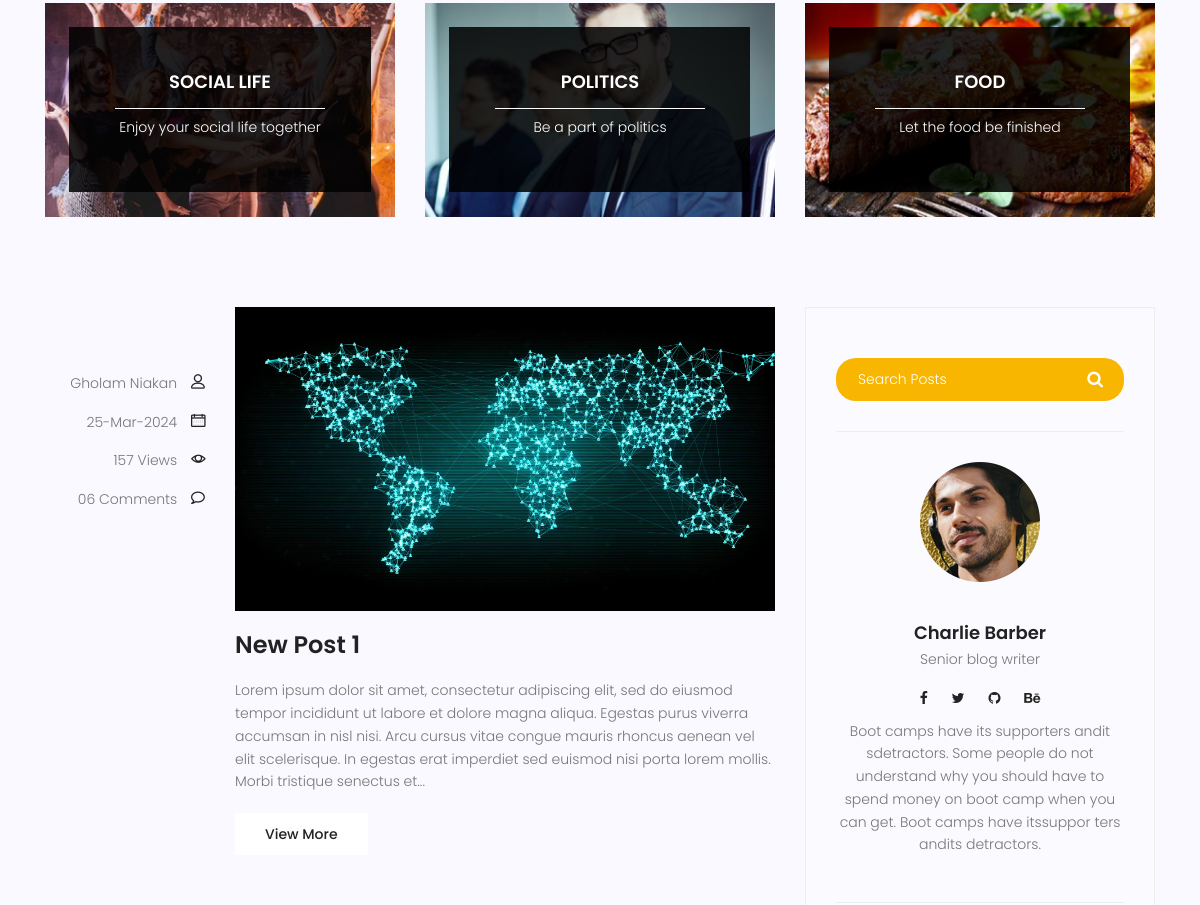
The app's page /blog (middle part), older data.
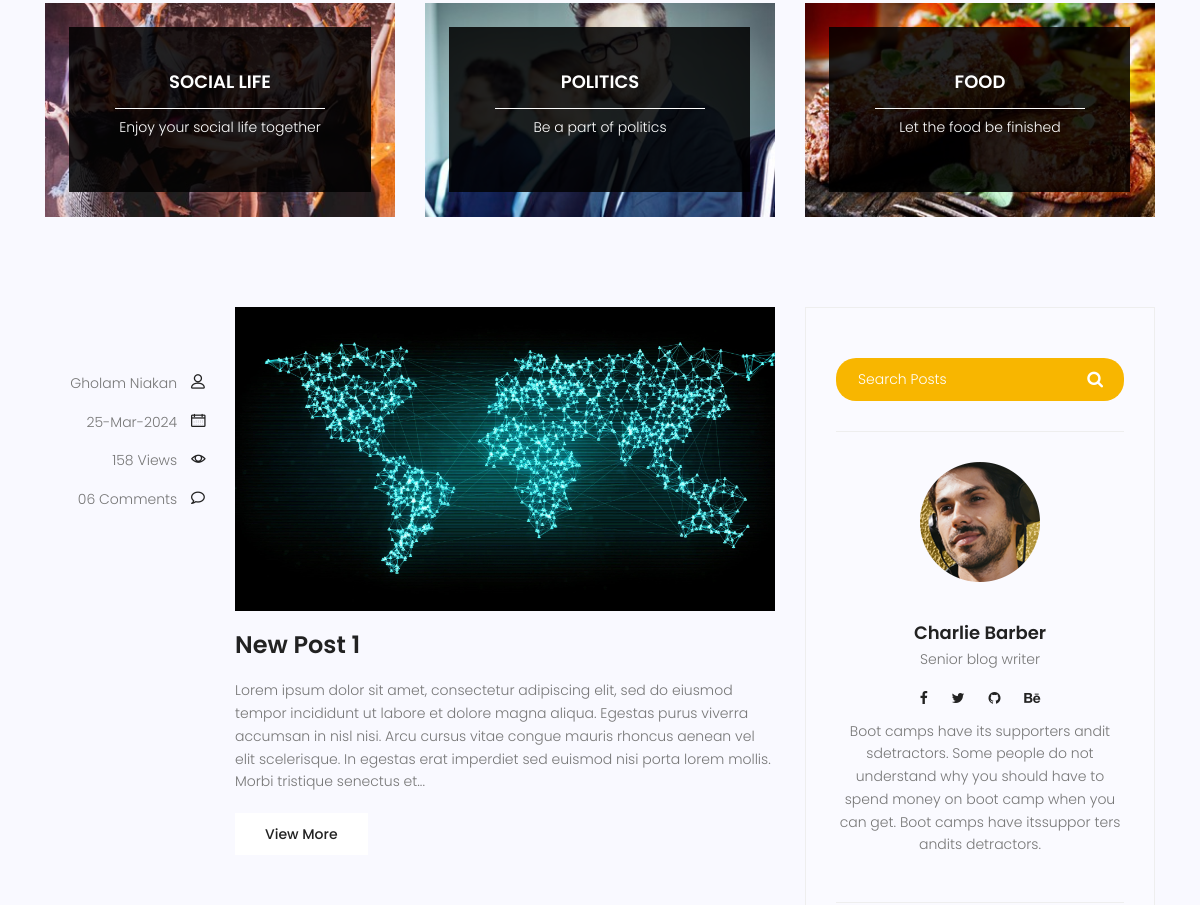
The same page, newer data.
### blog/models.py (models this page shows, shortened)
class Post(models.Model):
    Author = models.ForeignKey(User, on_delete=models.SET_NULL, null=True)
    Title = models.CharField(max_length=255)
    Content = models.TextField()
    Image = models.ImageField(upload_to='Blog/Images', default='default.jpg')
    Category = models.ManyToManyField(Category)
    Tags = models.IntegerField(default=0)
    Counted_Views = models.IntegerField(default=0)
    Status = models.BooleanField(default=True)
    Publish_date = models.DateField()
    Publish_time = models.TimeField(default="00:00:00")
    Created_date = models.DateField(auto_now_add=True)
    Updated_date = models.DateField(auto_now=True)

### blog/views.py (the view)
# urls.py: path('', home_blog, name='home_blog'),
def home_blog(request, catname=None, auth_name=None):
    if catname is None and auth_name is None:
        current_date = timezone.now().date()
        post = Post.objects.filter(Publish_date__lte=current_date, Status=True).order_by('Publish_date')
        pages = Paginator(post, 1)
        page_number = request.GET.get('Page')
        try:
            page_obj = pages.page(page_number)
        except InvalidPage:
            pages = Paginator(post, 1)
            page_obj = pages.get_page(1)
        context = {'Posts': page_obj}
        return render(request, "blog/blog-home.html", context)
    elif catname is not None and auth_name is None:
        now = timezone.now().date()
        posts = Post.objects.filter(Status=True, Publish_date__lte=now, Category__Name=catname)
        context = {'Posts': posts}
        return render(request, "blog/blog-home.html", context)
    elif catname is None and auth_name is not None:
        now = timezone.now().date()
        posts = Post.objects.filter(Status=True, Publish_date__lte=now, Author__username=auth_name)
        print(auth_name)
        context = {'Posts': posts}
        return render(request, "blog/blog-home.html", context)

### blog/models.py (called while the page is built)
    def __str__(self):
        return self.Name

### blog/templatetags/Blog_Tags.py (called while the page is built)
@register.simple_tag()
def views_counter(pid):
    current_date = timezone.now().date()
    query = Post.objects.get(id=pid, Status=True, Publish_date__lte=current_date)
    return query.Counted_Views

@register.filter()
def text_sniper(txt):
    val = str(txt).split()[:50]
    val = list(val)
    val = ' '.join(val)
    return val + '...'

@register.inclusion_tag('blog/LatestPosts.html')
def latest_posts(count=3):
    current_date = timezone.now().date()
    query = Post.objects.filter(Status=True, Publish_date__lte=current_date).order_by('-Publish_date')[:count]
    return {'Posts': query}

@register.inclusion_tag('blog/PostCategorys.html')
def Post_Category():
    current_date = timezone.now().date()
    posts = Post.objects.filter(Status=True, Publish_date__lte=current_date)
    category = Category.objects.all()
    cat_dict = {}
    for name in category:
        cat_dict[name] = posts.filter(Category=name).count()
    return {'Categories': cat_dict}

### Templates/blog/blog-home.html (shortened to what this page needs)
<!DOCTYPE html>
<html lang="zxx" class="no-js">
{% extends 'base.html' %}
{% load static %}
{% load Blog_Tags %}
{% block content %}
    <body>
    <section class="top-category-widget-area pt-90 pb-90 ">
        <div class="container">
            <div class="row">
                <div class="col-lg-4">
                    <div class="single-cat-widget">
                        <div class="content relative">
                            <div class="overlay overlay-bg"></div>
                            <a href="#" target="_blank">
                                <div class="thumb">
                                    <img class="content-image img-fluid d-block mx-auto"
                                         src="{% static 'img/blog/cat-widget1.jpg' %}" alt="">
                                </div>
                                <div class="content-details">
                                    <h4 class="content-title mx-auto text-uppercase">Social life</h4>
                                    <span></span>
                                    <p>Enjoy your social life together</p>
                                </div>
                            </a>
                        </div>
                    </div>
                </div>
                <div class="col-lg-4">
                    <div class="single-cat-widget">
                        <div class="content relative">
                            <div class="overlay overlay-bg"></div>
                            <a href="#" target="_blank">
                                <div class="thumb">
                                    <img class="content-image img-fluid d-block mx-auto"
                                         src="{% static 'img/blog/cat-widget2.jpg' %}" alt="">
                                </div>
                                <div class="content-details">
                                    <h4 class="content-title mx-auto text-uppercase">Politics</h4>
                                    <span></span>
                                    <p>Be a part of politics</p>
                                </div>
                            </a>
                        </div>
                    </div>
                </div>
                <div class="col-lg-4">
                    <div class="single-cat-widget">
                        <div class="content relative">
                            <div class="overlay overlay-bg"></div>
                            <a href="#" target="_blank">
                                <div class="thumb">
                                    <img class="content-image img-fluid d-block mx-auto"
                                         src="{% static 'img/blog/cat-widget3.jpg' %}" alt="">
                                </div>
                                <div class="content-details">
                                    <h4 class="content-title mx-auto text-uppercase">Food</h4>
                                    <span></span>
                                    <p>Let the food be finished</p>
                                </div>
                            </a>
                        </div>
                    </div>
                </div>
            </div>
        </div>
    </section>
    <section class="post-content-area">
        <div class="container">
            <div class="row">
                <div class="col-lg-8 posts-list">
                    {% for p in Posts %}
                        <div class="single-post row">
                            <div class="col-lg-3  col-md-3 meta-details">
                                <div class="user-details row">
                                    <p class="user-name col-lg-12 col-md-12 col-6"><a
                                            href={% url 'blog_authors' p.Author.username %}>{{ p.Author.get_full_name }}</a> <span class="lnr lnr-user"></span>
                                    </p>
                                    <p class="date col-lg-12 col-md-12 col-6"><a
                                            href="#">{{ p.Publish_date|date:"d-M-Y" }}</a> <span
                                            class="lnr lnr-calendar-full"></span></p>
                                    <p class="view col-lg-12 col-md-12 col-6"><a href="#">{% views_counter p.id %}
                                        Views</a> <span class="lnr lnr-eye"></span></p>
                                    <p class="comments col-lg-12 col-md-12 col-6"><a href="#">06 Comments</a> <span
                                            class="lnr lnr-bubble"></span></p>
                                </div>
                            </div>
                            <div class="col-lg-9 col-md-9 ">
                                <div class="feature-img">
                                    <img class="img-fluid" src="{{ p.Image.url }}" alt="">
                                </div>
                                <a class="posts-title" href="{% url 'single_blog' p.id %}"><h3>{{ p.Title }}</h3></a>
                                <p class="excert">
                                    {{ p.Content|text_sniper }}
                                </p>
                                <a href="blog-single.html" class="primary-btn">View More</a>
                            </div>
                        </div>
                    {% endfor %}
                </div>
                <div class="col-lg-4 sidebar-widgets">
                    <div class="widget-wrap">
                        <div class="single-sidebar-widget search-widget">
                            <form class="search-form" method="get"  action={% url 'blog_search' %} >
                                <input placeholder="Search Posts" name="SV" type="text"
                                       onfocus="this.placeholder = ''" onblur="this.placeholder = 'Search Posts'">
                                <button type="submit"><i class="fa fa-search"></i></button>
                            </form>
                        </div>
                        {% include 'blog/Blog_Writer.html' %}
                                {% latest_posts %}
                        {% Post_Category %}
                    </div>
                </div>
            </div>
        </div>
    </section>
    </body>
{% endblock %}

### Templates/base.html (shortened to what this page needs)
<!DOCTYPE html>
{% load static %}
<html lang="zxx" class="no-js">
<head>
    <link rel="stylesheet" href="{% static 'css/linearicons.css' %}">
    <link rel="stylesheet" href="{% static 'css/font-awesome.min.css' %}">
    <link rel="stylesheet" href="{% static 'css/bootstrap.css' %}">
    <link rel="stylesheet" href="{% static 'css/magnific-popup.css' %}">
    <link rel="stylesheet" href="{% static 'css/jquery-ui.css' %}">
    <link rel="stylesheet" href="{% static 'css/nice-select.css' %}">
    <link rel="stylesheet" href="{% static 'css/animate.min.css' %}">
    <link rel="stylesheet" href="{% static 'css/owl.carousel.css' %}">
    <link rel="stylesheet" href="{% static 'css/main.css' %}">
    <link rel="stylesheet" href="{% static 'css/CustomStyle.css' %}">
</head>
<body>
{% block content %}
{% endblock %}
</body>
</html>

### Templates/blog/Blog_Writer.html (shortened to what this page needs)
<!DOCTYPE html>
<html lang="en">
{% load static %}
<head>
</head>
<body>
<div class="single-sidebar-widget user-info-widget">
    <img src="{% static 'img/blog/user-info.png' %}" alt="">
    <a href="#"><h4>Charlie Barber</h4></a>
    <p>
        Senior blog writer
    </p>
    <ul class="social-links">
        <li><a href="#"><i class="fa fa-facebook"></i></a></li>
        <li><a href="#"><i class="fa fa-twitter"></i></a></li>
        <li><a href="#"><i class="fa fa-github"></i></a></li>
        <li><a href="#"><i class="fa fa-behance"></i></a></li>
    </ul>
    <p>
        Boot camps have its supporters andit sdetractors. Some people do not understand why you
        should have to spend money on boot camp when you can get. Boot camps have itssuppor ters
        andits detractors.
    </p>
</div>
</body>
</html>

### Templates/blog/LatestPosts.html (shortened to what this page needs)
{% load static %}
<!DOCTYPE html>
<html lang="en">
<head>
</head>
<body>
</body>
</html>

### Templates/blog/PostCategorys.html (shortened to what this page needs)
<!DOCTYPE html>
<html lang="en">
<head>
    {% load static %}
    {% load Blog_Tags %}
</head>
<body>
</body>
</html>

Row changes from the older to the newer data that the page shows:
changed Post "New Post 1": id+Counted_Views "157" → "158"
